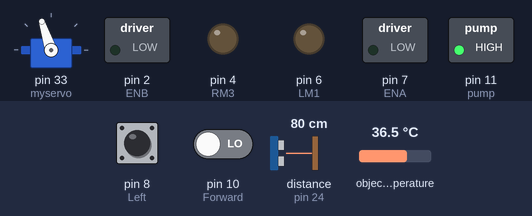
The sketch below on a simulated Arduino Mega 2560, built with avr-gcc and run on an emulated ATmega2560. Parts: servo, switched loads named in the sketch (green lamp = pin HIGH), output pins drawn as LEDs (lit = HIGH). Dashed ring = blinking. The inputs (shaded band) are chosen by the test bench; at power-on: object temperature 36.5 °C, distance to the obstacle (sensor on pin 24) 80 cm, pin 8 (Left) LOW, pin 10 (Forward) LOW. The echo pulse lasts 58.3 µs per cm; random numbers use the default seed unless the sketch sets one; pins used as bus, display or sensor lines are not drawn.

Above: at 4.1 s.
4.2 s: object temperature set to 30.2 °C
At 4.79 s:
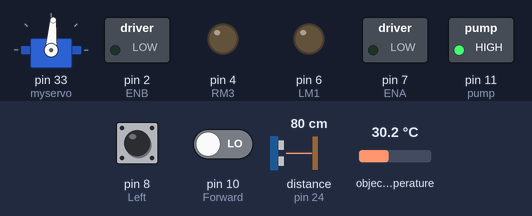
8.5 s: object temperature set to 29.5 °C
At 8.78 s:
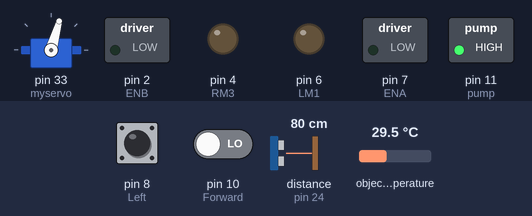
At 10.8 s:
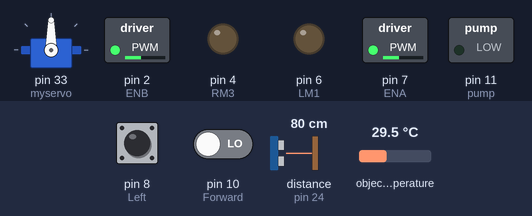
12.8 s: distance to the obstacle (sensor on pin 24) set to 33 cm
17.1 s: distance to the obstacle (sensor on pin 24) set to 26 cm
At 17.9 s:
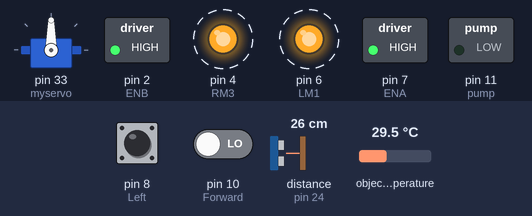
25.5 s: distance to the obstacle (sensor on pin 24) set to 23 cm
29.8 s: distance to the obstacle (sensor on pin 24) set to 18 cm
Timing chart, 0 to 39.1 s (numbered marks = the images above; inputs shaded):
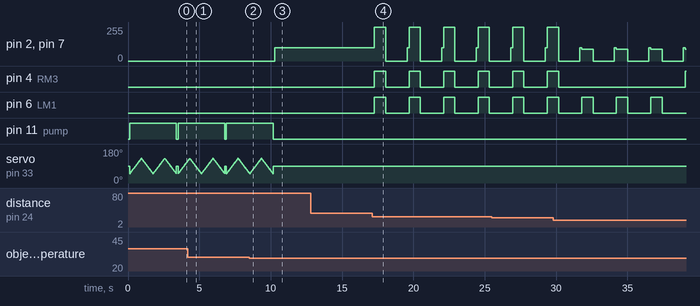

Measured:
- the behaviour switches between 30 and 29.9 °C on object temperature (found by bisection; images 1 and 2)
- the behaviour switches between 30 and 29 cm on distance to the obstacle (sensor on pin 24) (found by bisection; images 3 and 4)
- after the input at 8.5 s, pin 2 (ENB), pin 7 (ENA): 0/255 → 100/255 after 1.8 s
- after the input at 12.8 s, every drawn part: stays the same
- after the input at 17.1 s, pin 2 (ENB), pin 7 (ENA): 100/255 → 255/255 after 0.17 s, then repeats every 2.4 s: 0/255 1.5 s, 100/255 0.12 s, 255/255 0.80 s; pin 4 (RM3), pin 6 (LM1): alternates HIGH for 0.80 s and LOW for 1.6 s, starting after 0.17 s

The sketch:

CODE_Wuauchi_onfire.ino
```cpp
#include <NewPing.h>                // SE DEFINE AL SENSOR ULTRASONICO
#include <Servo.h>                  // SE DEFINE AL SERVOMOTOR.

#define TRIG_PIN 22                 // SE DEFINE EL SENSOR ULTRASONICO, TRIG VA AL PIN A0 DEL ARDUINO UNO.
#define ECHO_PIN 24                // SE DEFINE EL SENSOR ULTRASONICO, ECHO VA AL PIN A1 ARDUINO UNO.
#define MAX_DISTANCE 350
NewPing sonar(TRIG_PIN, ECHO_PIN, MAX_DISTANCE);

#include <Wire.h>                //include Wire.h library
#include <Servo.h>              //include servo.h library
#include <Adafruit_MLX90614.h> //include MLX90614.h library

Adafruit_MLX90614 mlx = Adafruit_MLX90614();
Servo myservo;

long randomNumber;


int pos = 0;
boolean fire = false;
double temp;

#define Left 8         // left sensor
#define Right 9       // right sensor
#define Forward 10   //front sensor

//Motor rigth

int LM1 = 6;
int LM2 = 5;
int ENA = 7;

// Motor left

int RM3 = 4;
int RM4 = 3;
int ENB = 2;


int  pump = 11 ;


void setup() {
  pinMode(Left, INPUT);
  pinMode(Right, INPUT);
  pinMode(Forward, INPUT);
   pinMode(LM1, OUTPUT);
  pinMode(LM2, OUTPUT);
  pinMode(RM3, OUTPUT);
  pinMode(RM4, OUTPUT);
  pinMode(pump, OUTPUT);

  mlx.begin();
  myservo.attach(33);
  myservo.write(90);

}


/////////////////LOOP//////////////////////////

void loop() {

 float temp = mlx.readObjectTempC();
 int tiempo = sonar.ping_median();
 int distancia = tiempo / US_ROUNDTRIP_CM;


if (distancia > 0){
  if(distancia < 30){
    if(distancia > 20){
      retrocede();
      delay(800);
      parada(1500);
    }else{
      randomNumber = random(1,3);
      Serial.print("El numero aleatorio es = ");
      Serial.println(randomNumber);
      if (randomNumber == 1){
        izquierda();
        delay(800);
        parada(1500);
      }else{
        derecha();
        delay(800);
        parada(1500);
      }
    }
  }else{
    avanza();
  }
 }else{
  avanza();
}


 if (digitalRead(Left) ==1 && digitalRead(Right)==1 && digitalRead(Forward) ==1)
    {
    avanza();
    }
    else if (digitalRead(Forward) ==0)
    {
    avanza();
    }
    else if (digitalRead(Left) ==0)
    {
    derecha();
    }
    else if (digitalRead(Right) ==0)
    {
    izquierda();
    }else{
       avanza();
    }

if (temp > 30){

   parar();
   digitalWrite(pump, HIGH);

    for (pos = 50; pos <= 130; pos += 1) {
    myservo.write(pos);
    delay(10);
  }

  for (pos = 130; pos >= 50; pos -= 1) {
    myservo.write(pos);
    delay(10);
  }
  for (pos = 50; pos <= 130; pos += 1) {
    myservo.write(pos);
    delay(10);
  }

  for (pos = 130; pos >= 50; pos -= 1) {
    myservo.write(pos);
    delay(10);
  }
  digitalWrite(pump,LOW);
  myservo.write(90);
  fire=false;
  }else{
    avanza();
  }

}

void parada(uint16_t tiempo) {
  parar();
  delay(tiempo);
}
void avanza(){
 // MOTOR 1
  analogWrite (ENA, 100);
  digitalWrite(LM1, LOW);
  digitalWrite(LM2, HIGH);
  // MOTOR 2
  analogWrite(ENB, 100);
  digitalWrite(RM3, LOW);
  digitalWrite(RM4, HIGH);
}
void retrocede(){
 // MOTOR 1
  digitalWrite(ENA, 90);
  digitalWrite(LM1, HIGH);
  digitalWrite(LM2, LOW);
  // MOTOR 2
  digitalWrite(ENB, 90);
  digitalWrite(RM3, HIGH);
  digitalWrite(RM4, LOW);
}
void derecha(){
 // MOTOR 1
  analogWrite (ENA, 90);
  digitalWrite(LM1, HIGH);
  digitalWrite(LM2, LOW);
  // MOTOR 2
  analogWrite (ENB, 90);
  digitalWrite(RM3, LOW);
  digitalWrite(RM4, HIGH);
}
void izquierda(){
 // MOTOR 1
  analogWrite (ENA, 90);
  digitalWrite(LM1, LOW);
  digitalWrite(LM2, HIGH);
  // MOTOR 2
  analogWrite (ENB, 90);
  digitalWrite(RM3, HIGH);
  digitalWrite(RM4, LOW);
}
void parar(){
 // MOTOR 1
  digitalWrite(ENA, 0);
  digitalWrite(LM1, LOW);
  digitalWrite(LM2, LOW);
  // MOTOR 2
  digitalWrite(ENB, 0);
  digitalWrite(RM3, LOW);
  digitalWrite(RM4, LOW);
}
```
